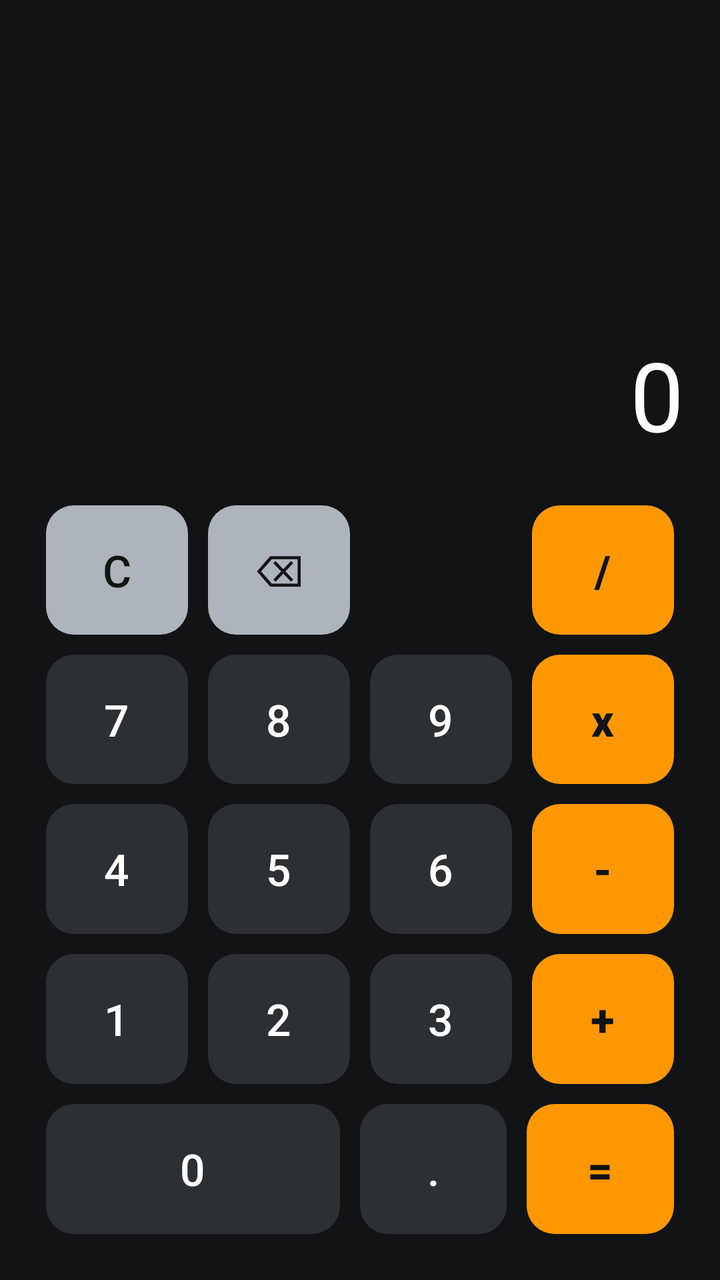
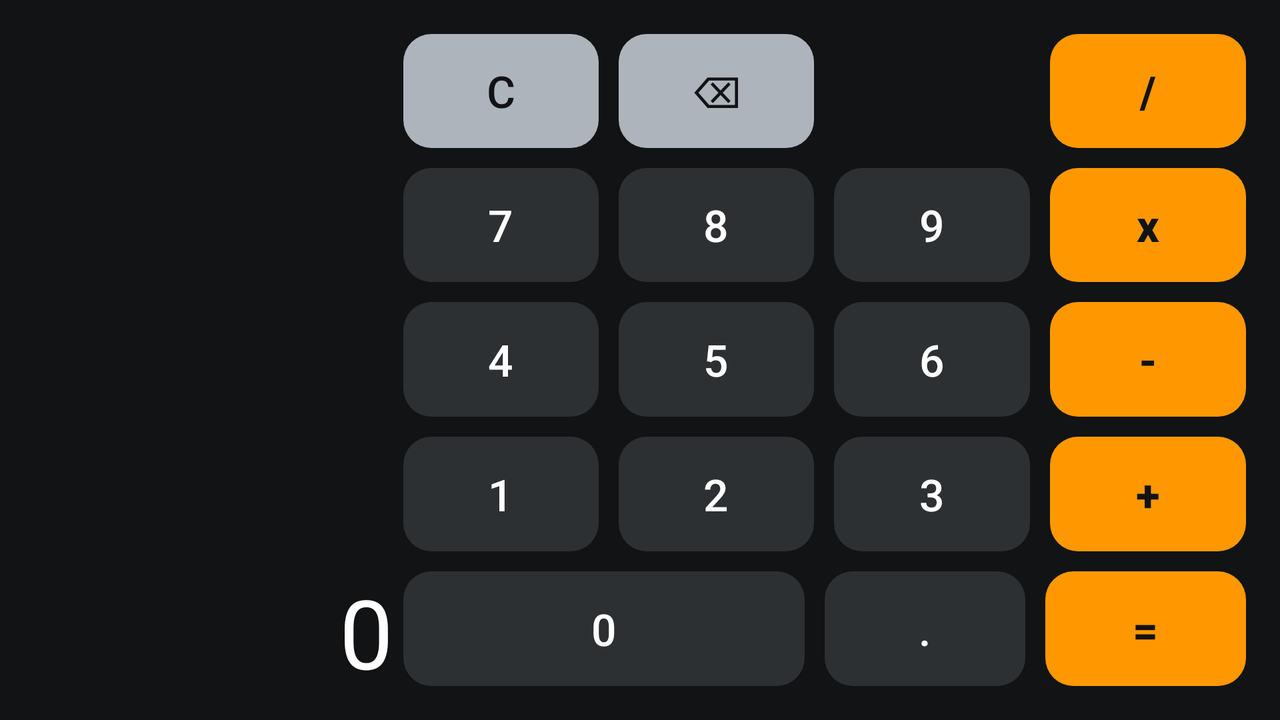

First picture: res/layout/ on a phone held upright. Second picture: the repository's own variant of that layout, on a device whose configuration matches the variant's folder. Source for both follows.
<!-- AndroidManifest.xml: application theme Theme.Camera2Study -->
<!-- res/layout/fragment_calculator.xml -->
<?xml version="1.0" encoding="utf-8"?>
<androidx.constraintlayout.widget.ConstraintLayout xmlns:android="http://schemas.android.com/apk/res/android"
    xmlns:app="http://schemas.android.com/apk/res-auto"
    android:layout_width="match_parent"
    android:layout_height="match_parent"
    android:background="#111315"
    android:fitsSystemWindows="true"
    android:padding="18dp">

    <TextView
        android:id="@+id/txtCalcDisplay"
        android:layout_width="0dp"
        android:layout_height="0dp"
        android:gravity="bottom|end"
        android:maxLines="1"
        android:text="0"
        android:textColor="@android:color/white"
        android:textSize="48sp"
        android:textStyle="normal"
        app:layout_constraintBottom_toTopOf="@id/calcKeypad"
        app:layout_constraintEnd_toEndOf="parent"
        app:layout_constraintHeight_percent="0.32"
        app:layout_constraintStart_toStartOf="parent"
        app:layout_constraintTop_toTopOf="parent" />

    <LinearLayout
        android:id="@+id/calcKeypad"
        android:layout_width="0dp"
        android:layout_height="0dp"
        android:orientation="vertical"
        app:layout_constraintBottom_toBottomOf="parent"
        app:layout_constraintEnd_toEndOf="parent"
        app:layout_constraintHeight_percent="0.62"
        app:layout_constraintStart_toStartOf="parent">

        <LinearLayout
            style="@style/CalcRow">

            <com.google.android.material.button.MaterialButton
                android:id="@+id/btnCalcClear"
                style="@style/CalcButtonFunction"
                android:text="C" />

            <com.google.android.material.button.MaterialButton
                android:id="@+id/btnCalcBack"
                style="@style/CalcButtonFunction"
                android:text="⌫" android:contentDescription="마지막 숫자 지우기" />

            <Space
                style="@style/CalcButtonSpace" />

            <com.google.android.material.button.MaterialButton
                android:id="@+id/btnCalcDivide"
                style="@style/CalcButtonOperator"
                android:text="/" />
        </LinearLayout>

        <LinearLayout
            style="@style/CalcRow">

            <com.google.android.material.button.MaterialButton
                android:id="@+id/btnCalc7"
                style="@style/CalcButtonNumber"
                android:text="7" />

            <com.google.android.material.button.MaterialButton
                android:id="@+id/btnCalc8"
                style="@style/CalcButtonNumber"
                android:text="8" />

            <com.google.android.material.button.MaterialButton
                android:id="@+id/btnCalc9"
                style="@style/CalcButtonNumber"
                android:text="9" />

            <com.google.android.material.button.MaterialButton
                android:id="@+id/btnCalcMultiply"
                style="@style/CalcButtonOperator"
                android:text="x" />
        </LinearLayout>

        <LinearLayout
            style="@style/CalcRow">

            <com.google.android.material.button.MaterialButton
                android:id="@+id/btnCalc4"
                style="@style/CalcButtonNumber"
                android:text="4" />

            <com.google.android.material.button.MaterialButton
                android:id="@+id/btnCalc5"
                style="@style/CalcButtonNumber"
                android:text="5" />

            <com.google.android.material.button.MaterialButton
                android:id="@+id/btnCalc6"
                style="@style/CalcButtonNumber"
                android:text="6" />

            <com.google.android.material.button.MaterialButton
                android:id="@+id/btnCalcSubtract"
                style="@style/CalcButtonOperator"
                android:text="-" />
        </LinearLayout>

        <LinearLayout
            style="@style/CalcRow">

            <com.google.android.material.button.MaterialButton
                android:id="@+id/btnCalc1"
                style="@style/CalcButtonNumber"
                android:text="1" />

            <com.google.android.material.button.MaterialButton
                android:id="@+id/btnCalc2"
                style="@style/CalcButtonNumber"
                android:text="2" />

            <com.google.android.material.button.MaterialButton
                android:id="@+id/btnCalc3"
                style="@style/CalcButtonNumber"
                android:text="3" />

            <com.google.android.material.button.MaterialButton
                android:id="@+id/btnCalcAdd"
                style="@style/CalcButtonOperator"
                android:text="+" />
        </LinearLayout>

        <LinearLayout
            style="@style/CalcRow">

            <com.google.android.material.button.MaterialButton
                android:id="@+id/btnCalc0"
                style="@style/CalcButtonNumberWide"
                android:text="0" />

            <com.google.android.material.button.MaterialButton
                android:id="@+id/btnCalcDecimal"
                style="@style/CalcButtonNumber"
                android:text="." />

            <com.google.android.material.button.MaterialButton
                android:id="@+id/btnCalcEquals"
                style="@style/CalcButtonOperator"
                android:text="=" />
        </LinearLayout>
    </LinearLayout>
</androidx.constraintlayout.widget.ConstraintLayout>
<!-- resources referenced by this layout -->
<resources>
  <style name="CalcButtonFunction" parent="CalcButtonNumber">
          <item name="backgroundTint">#AEB4BB</item>
          <item name="android:textColor">#111315</item>
          <item name="android:textSize">18sp</item>
      </style>
  <style name="CalcButtonNumber" parent="Widget.Material3.Button">
          <item name="android:layout_width">0dp</item>
          <item name="android:layout_height">match_parent</item>
          <item name="android:layout_weight">1</item>
          <item name="android:layout_margin">5dp</item>
          <item name="android:minHeight">0dp</item>
          <item name="android:minWidth">0dp</item>
          <item name="android:textSize">22sp</item>
          <item name="android:padding">0dp</item>
          <item name="android:gravity">center</item>
          <item name="autoSizeTextType">uniform</item>
          <item name="autoSizeMinTextSize">16sp</item>
          <item name="autoSizeMaxTextSize">22sp</item>
          <item name="android:textColor">@android:color/white</item>
          <item name="backgroundTint">#2D3033</item>
          <item name="cornerRadius">14dp</item>
          <item name="android:insetTop">0dp</item>
          <item name="android:insetBottom">0dp</item>
      </style>
  <style name="CalcButtonNumberWide" parent="CalcButtonNumber">
          <item name="android:layout_weight">2</item>
      </style>
  <style name="CalcButtonOperator" parent="CalcButtonNumber">
          <item name="backgroundTint">#FF9800</item>
          <item name="android:textColor">#111315</item>
          <item name="android:textStyle">bold</item>
      </style>
  <style name="CalcButtonSpace">
          <item name="android:layout_width">0dp</item>
          <item name="android:layout_height">match_parent</item>
          <item name="android:layout_weight">1</item>
          <item name="android:layout_margin">5dp</item>
      </style>
  <style name="CalcRow">
          <item name="android:layout_width">match_parent</item>
          <item name="android:layout_height">0dp</item>
          <item name="android:layout_weight">1</item>
          <item name="android:orientation">horizontal</item>
          <item name="android:baselineAligned">false</item>
      </style>
  <style name="Theme.Camera2Study" parent="Theme.Material3.DayNight.NoActionBar">
          <item name="android:statusBarColor" tools:targetApi="l">@android:color/black</item>
          <item name="android:navigationBarColor">@android:color/black</item>
      </style>
</resources>
<!-- res/layout-land/fragment_calculator.xml (the repository's variant of the layout above) -->
<!-- drawn on the phone turned sideways -->
<?xml version="1.0" encoding="utf-8"?>
<androidx.constraintlayout.widget.ConstraintLayout xmlns:android="http://schemas.android.com/apk/res/android"
    xmlns:app="http://schemas.android.com/apk/res-auto"
    android:layout_width="match_parent"
    android:layout_height="match_parent"
    android:background="#111315"
    android:fitsSystemWindows="true"
    android:padding="12dp">

    <androidx.constraintlayout.widget.Guideline android:id="@+id/entryDivide" android:layout_width="wrap_content" android:layout_height="wrap_content" android:orientation="vertical" app:layout_constraintGuide_percent="0.3"/>
    <TextView
        android:id="@+id/txtCalcDisplay"
        android:layout_width="0dp"
        android:layout_height="0dp"
        android:gravity="bottom|end"
        android:maxLines="1"
        android:text="0"
        android:textColor="@android:color/white"
        android:textSize="48sp"
        android:textStyle="normal"
        app:layout_constraintBottom_toBottomOf="parent"
        app:layout_constraintEnd_toStartOf="@id/entryDivide"
        app:layout_constraintStart_toStartOf="parent"
        app:layout_constraintTop_toTopOf="parent" />

    <LinearLayout
        android:id="@+id/calcKeypad"
        android:layout_width="0dp"
        android:layout_height="0dp"
        android:orientation="vertical"
        app:layout_constraintBottom_toBottomOf="parent"
        app:layout_constraintEnd_toEndOf="parent"
        app:layout_constraintTop_toTopOf="parent"
        app:layout_constraintStart_toStartOf="@id/entryDivide">

        <LinearLayout
            style="@style/CalcRow">

            <com.google.android.material.button.MaterialButton
                android:id="@+id/btnCalcClear"
                style="@style/CalcButtonFunction"
                android:text="C" />

            <com.google.android.material.button.MaterialButton
                android:id="@+id/btnCalcBack"
                style="@style/CalcButtonFunction"
                android:text="⌫" android:contentDescription="마지막 숫자 지우기" />

            <Space
                style="@style/CalcButtonSpace" />

            <com.google.android.material.button.MaterialButton
                android:id="@+id/btnCalcDivide"
                style="@style/CalcButtonOperator"
                android:text="/" />
        </LinearLayout>

        <LinearLayout
            style="@style/CalcRow">

            <com.google.android.material.button.MaterialButton
                android:id="@+id/btnCalc7"
                style="@style/CalcButtonNumber"
                android:text="7" />

            <com.google.android.material.button.MaterialButton
                android:id="@+id/btnCalc8"
                style="@style/CalcButtonNumber"
                android:text="8" />

            <com.google.android.material.button.MaterialButton
                android:id="@+id/btnCalc9"
                style="@style/CalcButtonNumber"
                android:text="9" />

            <com.google.android.material.button.MaterialButton
                android:id="@+id/btnCalcMultiply"
                style="@style/CalcButtonOperator"
                android:text="x" />
        </LinearLayout>

        <LinearLayout
            style="@style/CalcRow">

            <com.google.android.material.button.MaterialButton
                android:id="@+id/btnCalc4"
                style="@style/CalcButtonNumber"
                android:text="4" />

            <com.google.android.material.button.MaterialButton
                android:id="@+id/btnCalc5"
                style="@style/CalcButtonNumber"
                android:text="5" />

            <com.google.android.material.button.MaterialButton
                android:id="@+id/btnCalc6"
                style="@style/CalcButtonNumber"
                android:text="6" />

            <com.google.android.material.button.MaterialButton
                android:id="@+id/btnCalcSubtract"
                style="@style/CalcButtonOperator"
                android:text="-" />
        </LinearLayout>

        <LinearLayout
            style="@style/CalcRow">

            <com.google.android.material.button.MaterialButton
                android:id="@+id/btnCalc1"
                style="@style/CalcButtonNumber"
                android:text="1" />

            <com.google.android.material.button.MaterialButton
                android:id="@+id/btnCalc2"
                style="@style/CalcButtonNumber"
                android:text="2" />

            <com.google.android.material.button.MaterialButton
                android:id="@+id/btnCalc3"
                style="@style/CalcButtonNumber"
                android:text="3" />

            <com.google.android.material.button.MaterialButton
                android:id="@+id/btnCalcAdd"
                style="@style/CalcButtonOperator"
                android:text="+" />
        </LinearLayout>

        <LinearLayout
            style="@style/CalcRow">

            <com.google.android.material.button.MaterialButton
                android:id="@+id/btnCalc0"
                style="@style/CalcButtonNumberWide"
                android:text="0" />

            <com.google.android.material.button.MaterialButton
                android:id="@+id/btnCalcDecimal"
                style="@style/CalcButtonNumber"
                android:text="." />

            <com.google.android.material.button.MaterialButton
                android:id="@+id/btnCalcEquals"
                style="@style/CalcButtonOperator"
                android:text="=" />
        </LinearLayout>
    </LinearLayout>
</androidx.constraintlayout.widget.ConstraintLayout>
